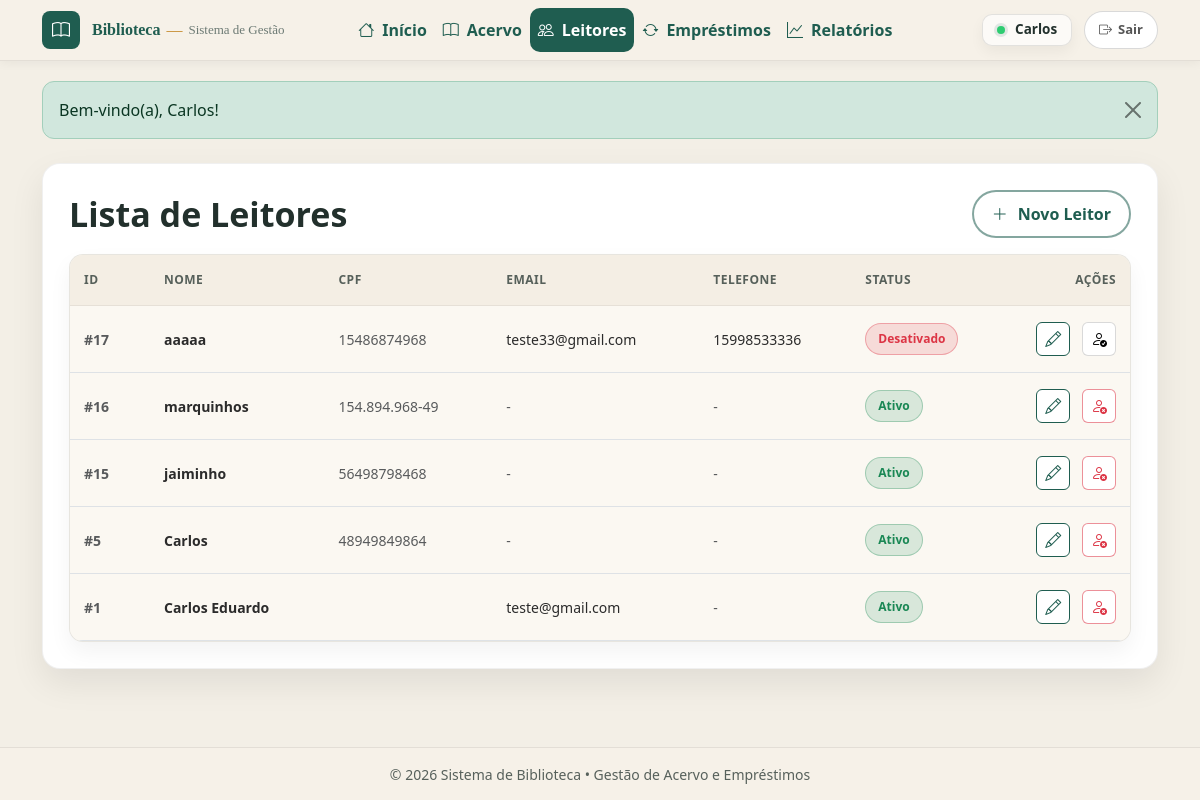
/usuarios/listar.php (signed in), run on an earlier commit of the app's database.
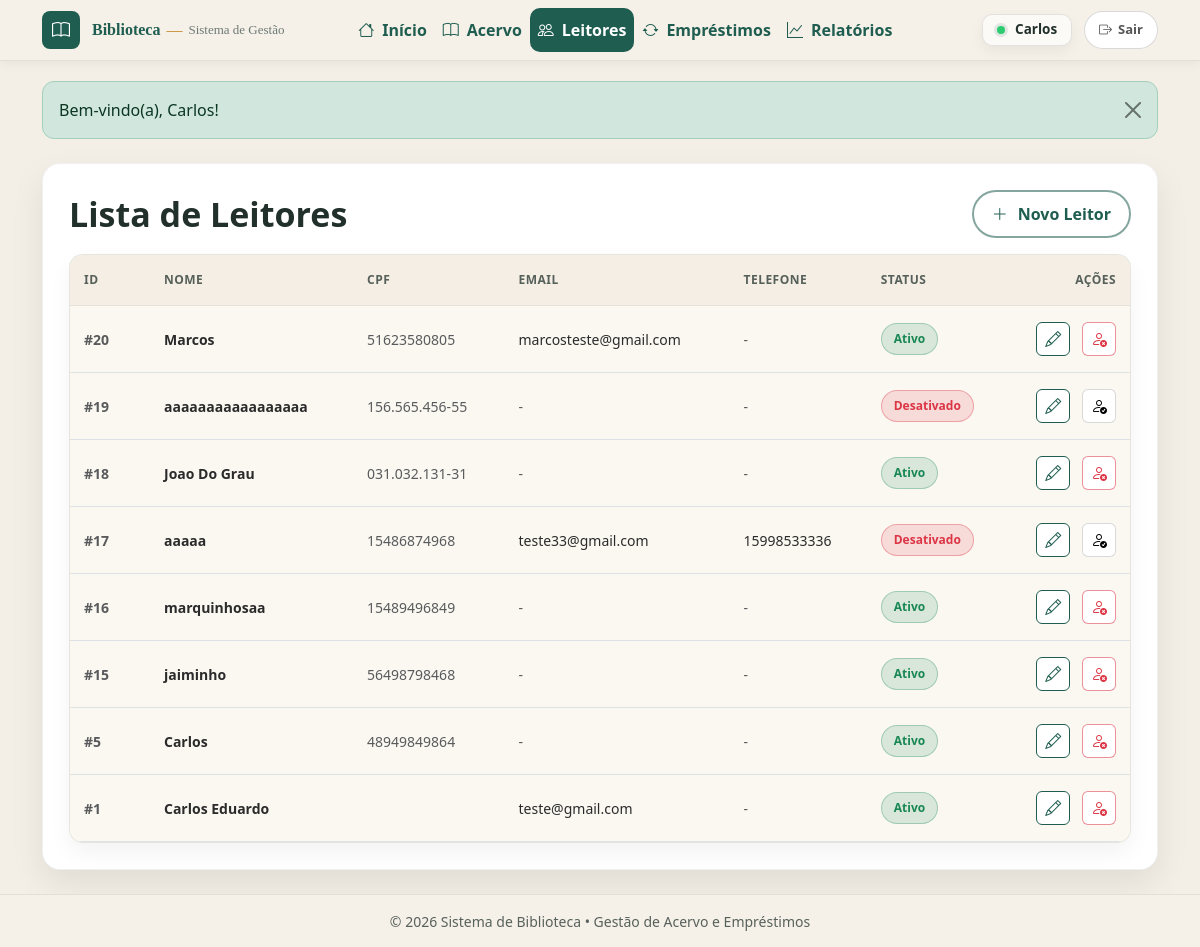
And on a later commit of the database.
### tables this page shows
CREATE TABLE `usuarios` (
  `id` int(11) NOT NULL,
  `nome` varchar(100) NOT NULL,
  `email` varchar(255) DEFAULT NULL,
  `telefone` varchar(20) DEFAULT NULL,
  `criado_em` timestamp NOT NULL DEFAULT current_timestamp(),
  `perfil` enum('admin','leitor') NOT NULL,
  `cpf` varchar(14) NOT NULL,
  `ativo` tinyint(1) NOT NULL DEFAULT 1
);

### usuarios/listar.php (the view, shortened to what this page needs)
<?php
include("../conexao.php");
include("../includes/header.php");
$r = mysqli_query($conn, "SELECT id, nome, cpf, email, telefone, ativo FROM usuarios ORDER BY id DESC");
?>
<div class="container my-4">
  <div class="page-card">
    <div class="page-card__head">
      <h2 class="page-card__title">Lista de Leitores</h2>
      <a class="btn btn-pill" href="cadastrar.php">
        <i class="bi bi-plus-lg"></i>
        Novo Leitor
      </a>
    </div>
    <div class="table-base-wrap">
      <div class="table-responsive">
        <table class="table table-base align-middle mb-0">
          <thead>
            <tr>
              <th class="col-id">ID</th>
              <th>Nome</th>
              <th>CPF</th>
              <th>Email</th>
              <th>Telefone</th>
              <th>Status</th>
              <th class="text-end col-acoes">Ações</th>
            </tr>
          </thead>
          <tbody>
            <?php while ($u = mysqli_fetch_assoc($r)) {
              $id = (int)$u['id'];
              $ativo = ((int)$u['ativo'] === 1);
              $emailTxt = !empty($u['email']) ? htmlspecialchars($u['email']) : "<span class='text-muted'>-</span>";
              $telTxt   = !empty($u['telefone']) ? htmlspecialchars($u['telefone']) : "<span class='text-muted'>-</span>";
              $nomeTxt  = htmlspecialchars($u['nome']);
            ?>
              <tr>
                <td class="text-muted fw-semibold">#<?= $id ?></td>
                <td class="fw-semibold"><?= $nomeTxt ?></td>
                <td class="text-muted"><?= htmlspecialchars($u['cpf']) ?></td>
                <td><?= $emailTxt ?></td>
                <td><?= $telTxt ?></td>
                <td>
                  <?= $ativo
                    ? "<span class='badge-soft-ok'>Ativo</span>"
                    : "<span class='badge-soft-no'>Desativado</span>"
                  ?>
                </td>
                <td class="text-end">
                  <a class="icon-btn icon-btn--edit"
                    href="editar.php?id=<?= $id ?>"
                    title="Editar">
                    <i class="bi bi-pencil"></i>
                  </a>
                  <?php if ($ativo) { ?>
                    <button
                      type="button"
                      class="icon-btn icon-btn--del"
                      title="Desativar"
                      data-bs-toggle="modal"
                      data-bs-target="#modalDesativar"
                      data-id="<?= $id ?>"
                      data-nome="<?= $nomeTxt ?>">
                      <i class="bi bi-person-x"></i>
                    </button>
                  <?php } else { ?>
                    <button
                      type="button"
                      class="icon-btn icon-btn--ok"
                      title="Reativar"
                      data-bs-toggle="modal"
                      data-bs-target="#modalReativar"
                      data-id="<?= $id ?>"
                      data-nome="<?= $nomeTxt ?>">
                      <i class="bi bi-person-check"></i>
                    </button>
                  <?php } ?>
                </td>
              </tr>
            <?php } ?>
          </tbody>
        </table>
      </div>
    </div>
  </div>
</div>
<?php include("../includes/footer.php"); ?>

What changed in the data, as far as the page shows it:
added usuarios: id "20", nome "Marcos", cpf "51623580805", email "marcosteste@gmail.com", ativo "Ativo"
added usuarios: id "19", nome "aaaaaaaaaaaaaaaaa", cpf "156.565.456-55", ativo "Desativado"
added usuarios: id "18", nome "Joao Do Grau", cpf "031.032.131-31", ativo "Ativo"
changed usuarios id 16: nome "marquinhos" → "marquinhosaa"; cpf "154.894.968-49" → "15489496849"
